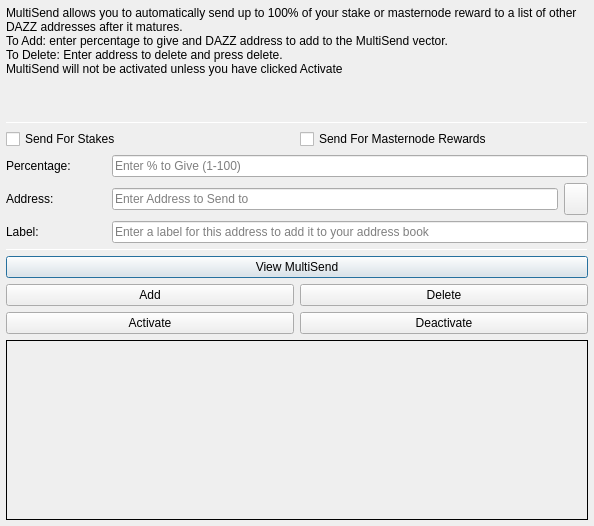
<?xml version="1.0" encoding="UTF-8"?>
<ui version="4.0">
 <class>MultiSendDialog</class>
 <widget class="QDialog" name="MultiSendDialog">
  <property name="windowModality">
   <enum>Qt::NonModal</enum>
  </property>
  <property name="geometry">
   <rect>
    <x>0</x>
    <y>0</y>
    <width>594</width>
    <height>526</height>
   </rect>
  </property>
  <property name="windowTitle">
   <string>MultiSend</string>
  </property>
  <layout class="QVBoxLayout" name="verticalLayout" stretch="0">
   <property name="leftMargin">
    <number>6</number>
   </property>
   <property name="topMargin">
    <number>6</number>
   </property>
   <property name="rightMargin">
    <number>6</number>
   </property>
   <property name="bottomMargin">
    <number>6</number>
   </property>
   <item>
    <layout class="QVBoxLayout" name="verticalLayout_Main" stretch="1,1,1,0,1,1,1">
     <item>
      <widget class="QLabel" name="label_2">
       <property name="lineWidth">
        <number>1</number>
       </property>
       <property name="text">
        <string>MultiSend allows you to automatically send up to 100% of your stake or masternode reward to a list of other DAZZ addresses after it matures.
To Add: enter percentage to give and DAZZ address to add to the MultiSend vector.
To Delete: Enter address to delete and press delete.
MultiSend will not be activated unless you have clicked Activate</string>
       </property>
       <property name="alignment">
        <set>Qt::AlignLeading|Qt::AlignLeft|Qt::AlignTop</set>
       </property>
       <property name="wordWrap">
        <bool>true</bool>
       </property>
      </widget>
     </item>
     <item>
      <widget class="Line" name="line">
       <property name="minimumSize">
        <size>
         <width>0</width>
         <height>1</height>
        </size>
       </property>
       <property name="maximumSize">
        <size>
         <width>16777215</width>
         <height>1</height>
        </size>
       </property>
       <property name="orientation">
        <enum>Qt::Horizontal</enum>
       </property>
      </widget>
     </item>
     <item>
      <layout class="QVBoxLayout" name="verticalLayout_Settings">
       <item>
        <layout class="QHBoxLayout" name="horizontalLayout">
         <item>
          <widget class="QCheckBox" name="multiSendStakeCheckBox">
           <property name="text">
            <string>Send For Stakes</string>
           </property>
          </widget>
         </item>
         <item>
          <widget class="QCheckBox" name="multiSendMasternodeCheckBox">
           <property name="text">
            <string>Send For Masternode Rewards</string>
           </property>
          </widget>
         </item>
        </layout>
       </item>
       <item>
        <layout class="QHBoxLayout" name="horizontalLayout_6">
         <item>
          <widget class="QLabel" name="label">
           <property name="minimumSize">
            <size>
             <width>100</width>
             <height>0</height>
            </size>
           </property>
           <property name="toolTip">
            <string>Percentage of stake to send</string>
           </property>
           <property name="text">
            <string>Percentage:</string>
           </property>
          </widget>
         </item>
         <item>
          <widget class="QLineEdit" name="multiSendPercentEdit">
           <property name="toolTip">
            <string>Enter whole numbers 1 - 100</string>
           </property>
           <property name="placeholderText">
            <string>Enter % to Give (1-100)</string>
           </property>
          </widget>
         </item>
        </layout>
       </item>
       <item>
        <layout class="QHBoxLayout" name="horizontalLayout_7">
         <item>
          <widget class="QLabel" name="label_5">
           <property name="minimumSize">
            <size>
             <width>100</width>
             <height>0</height>
            </size>
           </property>
           <property name="toolTip">
            <string>Address to send portion of stake to</string>
           </property>
           <property name="text">
            <string>Address:</string>
           </property>
          </widget>
         </item>
         <item>
          <widget class="QLineEdit" name="multiSendAddressEdit">
           <property name="toolTip">
            <string/>
           </property>
           <property name="placeholderText">
            <string>Enter Address to Send to</string>
           </property>
          </widget>
         </item>
         <item>
          <widget class="QToolButton" name="addressBookButton">
           <property name="maximumSize">
            <size>
             <width>16777215</width>
             <height>32</height>
            </size>
           </property>
           <property name="toolTip">
            <string>Choose an address from the address book</string>
           </property>
           <property name="text">
            <string/>
           </property>
           <property name="icon">
            <iconset resource="../dazzling.qrc">
             <normaloff>:/icons/address-book</normaloff>:/icons/address-book</iconset>
           </property>
           <property name="shortcut">
            <string>Alt+A</string>
           </property>
          </widget>
         </item>
        </layout>
       </item>
      </layout>
     </item>
     <item>
      <layout class="QHBoxLayout" name="horizontalLayout_3">
       <item>
        <widget class="QLabel" name="label_3">
         <property name="minimumSize">
          <size>
           <width>100</width>
           <height>0</height>
          </size>
         </property>
         <property name="text">
          <string>Label:</string>
         </property>
        </widget>
       </item>
       <item>
        <widget class="QLineEdit" name="labelAddressLabelEdit">
         <property name="placeholderText">
          <string>Enter a label for this address to add it to your address book</string>
         </property>
        </widget>
       </item>
      </layout>
     </item>
     <item>
      <widget class="Line" name="line_2">
       <property name="minimumSize">
        <size>
         <width>0</width>
         <height>1</height>
        </size>
       </property>
       <property name="maximumSize">
        <size>
         <width>16777215</width>
         <height>1</height>
        </size>
       </property>
       <property name="orientation">
        <enum>Qt::Horizontal</enum>
       </property>
      </widget>
     </item>
     <item>
      <layout class="QVBoxLayout" name="verticalLayout_Buttons">
       <item>
        <layout class="QHBoxLayout" name="horizontalLayout_4">
         <item>
          <widget class="QPushButton" name="viewButton">
           <property name="toolTip">
            <string/>
           </property>
           <property name="statusTip">
            <string>View MultiSend Vector</string>
           </property>
           <property name="text">
            <string>View MultiSend</string>
           </property>
          </widget>
         </item>
        </layout>
       </item>
       <item>
        <layout class="QHBoxLayout" name="horizontalLayout_2">
         <item>
          <widget class="QPushButton" name="addButton">
           <property name="toolTip">
            <string/>
           </property>
           <property name="statusTip">
            <string>Add to MultiSend Vector</string>
           </property>
           <property name="text">
            <string>Add</string>
           </property>
          </widget>
         </item>
         <item>
          <widget class="QPushButton" name="deleteButton">
           <property name="toolTip">
            <string/>
           </property>
           <property name="statusTip">
            <string>Delete Address From MultiSend Vector</string>
           </property>
           <property name="text">
            <string>Delete</string>
           </property>
          </widget>
         </item>
        </layout>
       </item>
       <item>
        <layout class="QHBoxLayout" name="horizontalLayout_5">
         <item>
          <widget class="QPushButton" name="activateButton">
           <property name="statusTip">
            <string>Activate MultiSend</string>
           </property>
           <property name="text">
            <string>Activate</string>
           </property>
          </widget>
         </item>
         <item>
          <widget class="QPushButton" name="disableButton">
           <property name="statusTip">
            <string>Deactivate MultiSend</string>
           </property>
           <property name="text">
            <string>Deactivate</string>
           </property>
          </widget>
         </item>
        </layout>
       </item>
      </layout>
     </item>
     <item>
      <widget class="QLabel" name="message">
       <property name="minimumSize">
        <size>
         <width>0</width>
         <height>180</height>
        </size>
       </property>
       <property name="frameShape">
        <enum>QFrame::Panel</enum>
       </property>
       <property name="frameShadow">
        <enum>QFrame::Plain</enum>
       </property>
       <property name="lineWidth">
        <number>1</number>
       </property>
       <property name="midLineWidth">
        <number>1</number>
       </property>
       <property name="text">
        <string/>
       </property>
       <property name="alignment">
        <set>Qt::AlignLeading|Qt::AlignLeft|Qt::AlignTop</set>
       </property>
       <property name="wordWrap">
        <bool>true</bool>
       </property>
      </widget>
     </item>
    </layout>
   </item>
  </layout>
 </widget>
 <resources>
  <include location="../dazzling.qrc"/>
 </resources>
 <connections/>
</ui>
